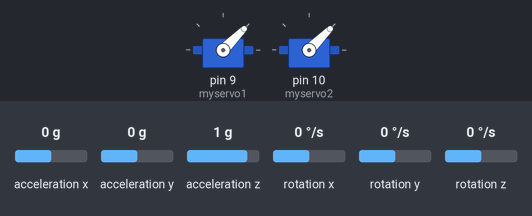
A sketch run on a simulated Arduino Uno, built with avr-gcc and run on an emulated ATmega328P. Parts: 2 × servo. The test bench sets the inputs (shaded band); at power-on: rotation x 0 °/s, rotation y 0 °/s, acceleration x 0 g, acceleration y 0 g, acceleration z 1 g, rotation z 0 °/s. What the sketch prints to the serial monitor is not drawn.

Above: at 4.2 s.
4.3 s: rotation x set to -192 °/s
At 4.46 s:
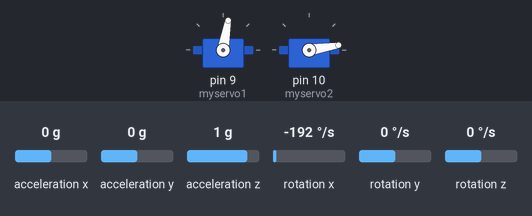
At 6.4 s:
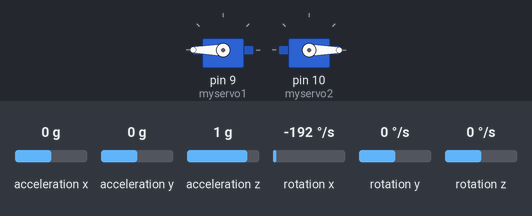
7.3 s: rotation x set to -178 °/s
8.8 s: rotation x set to 192 °/s
At 11.53 s:
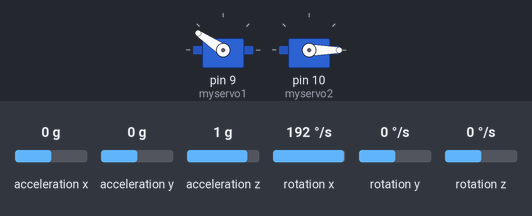
11.8 s: rotation y set to -192 °/s
At 12.14 s:
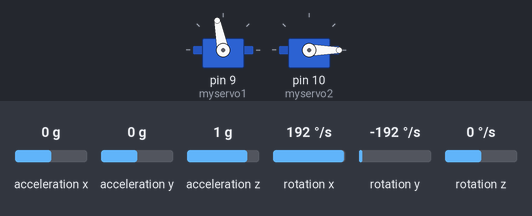
14.8 s: rotation x set to 94 °/s
16.8 s: rotation x set to 89 °/s
Timing chart, 0 to 27.7 s (numbered marks = the images above; inputs shaded):
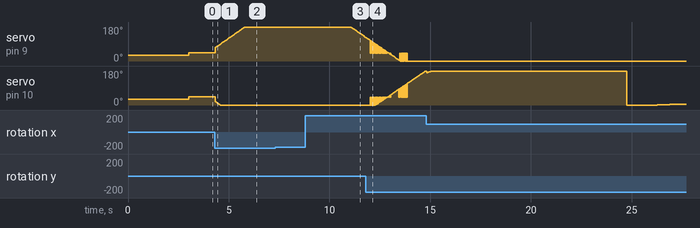

Measured:
- after the input at 4.3 s, servo on pin 9 (myservo1): moves from 45° to 180° over 1.5 s, starting at once; servo on pin 10 (myservo2): moves from 45° to 0° over 0.25 s, starting at once

The sketch:

balancing_2bldc.ino
```cpp
#include <Wire.h>
#include <MPU6050.h>
#include<Servo.h>
MPU6050 mpu;

unsigned long timer = 0;
float timeStep = 0.01;

float pitch = 0;
float roll = 0;
float yaw = 0;
Servo myservo1,myservo2;
float th_des=0,e_old,kp=0.3,kd=25,ki=0,en,e_dot,E,u,th_new,th_old;


void setup()
{

    myservo1.attach(9);
    myservo2.attach(10);
    myservo1.write(30);
    myservo2.write(30);
    delay(3000);

    Serial.begin(115200);

    e_old=0;

  while(!mpu.begin(MPU6050_SCALE_2000DPS, MPU6050_RANGE_2G))
  {
    Serial.println("Could not find a valid MPU6050 sensor, check wiring!");
    delay(500);
  }

    mpu.calibrateGyro();

  mpu.setThreshold(3);
}

void loop()
{
  timer = millis();

  Vector norm = mpu.readNormalizeGyro();

  pitch = pitch + norm.YAxis * timeStep;
  roll = roll + norm.XAxis * timeStep;
  yaw = yaw + norm.ZAxis * timeStep;

  Serial.print(" Pitch = ");
  Serial.print(pitch);
  Serial.print(" Roll = ");
  Serial.print(roll);
  Serial.print(" Yaw = ");
  Serial.println(yaw);
  myservo1.write(40);
  myservo2.write(40);

  th_old=roll;

      en=th_des-th_old;
      e_dot=en-e_old;
      E=e_old+en;
      u=kp*en+kd*e_dot+ki*E;
      th_new=th_old+u*0.2*0.2;
      e_old=en;
      th_old=th_new;
      myservo1.write(45+u/2);
      myservo2.write(45-u/2);

}
```
